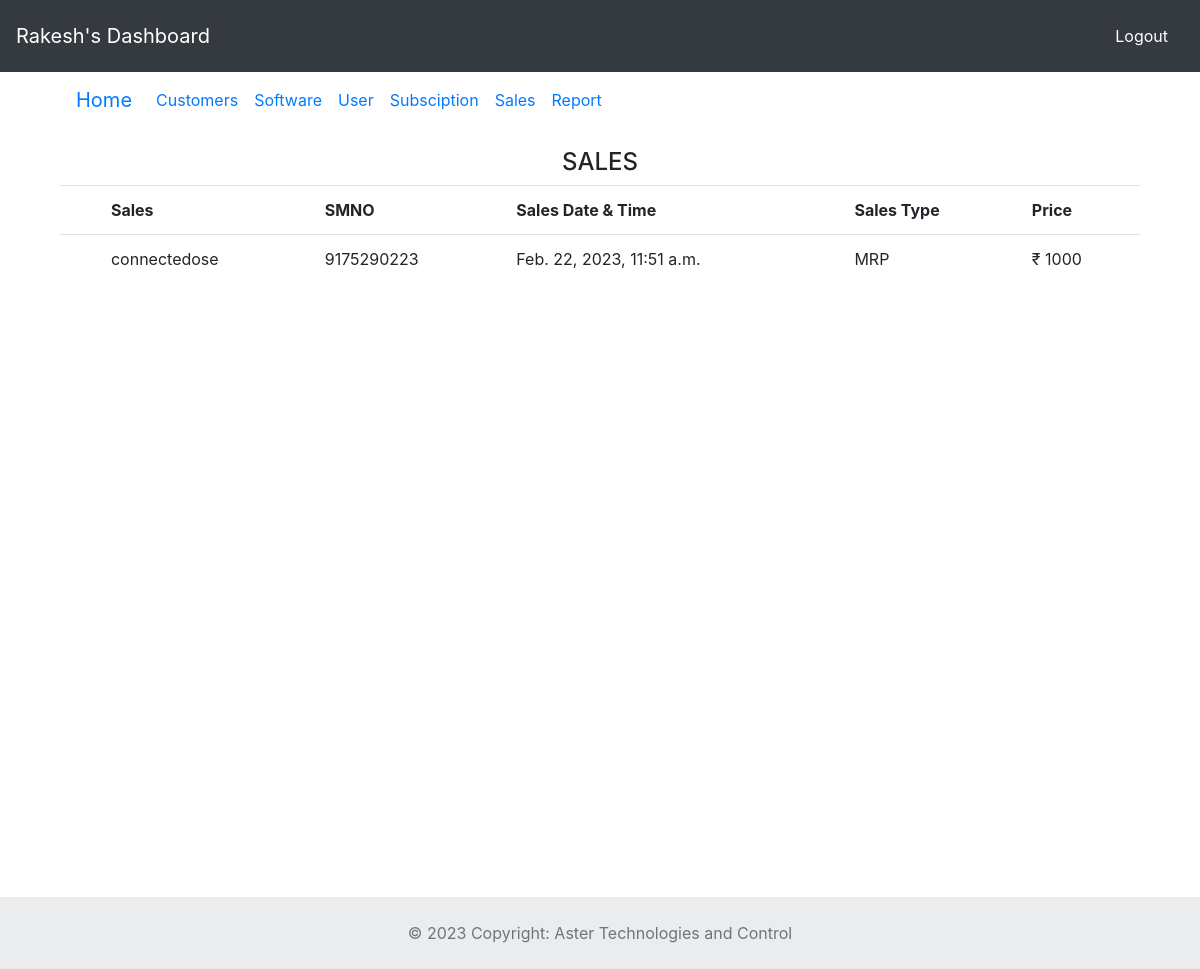
The app's page /csales/3/ (signed in), older data.
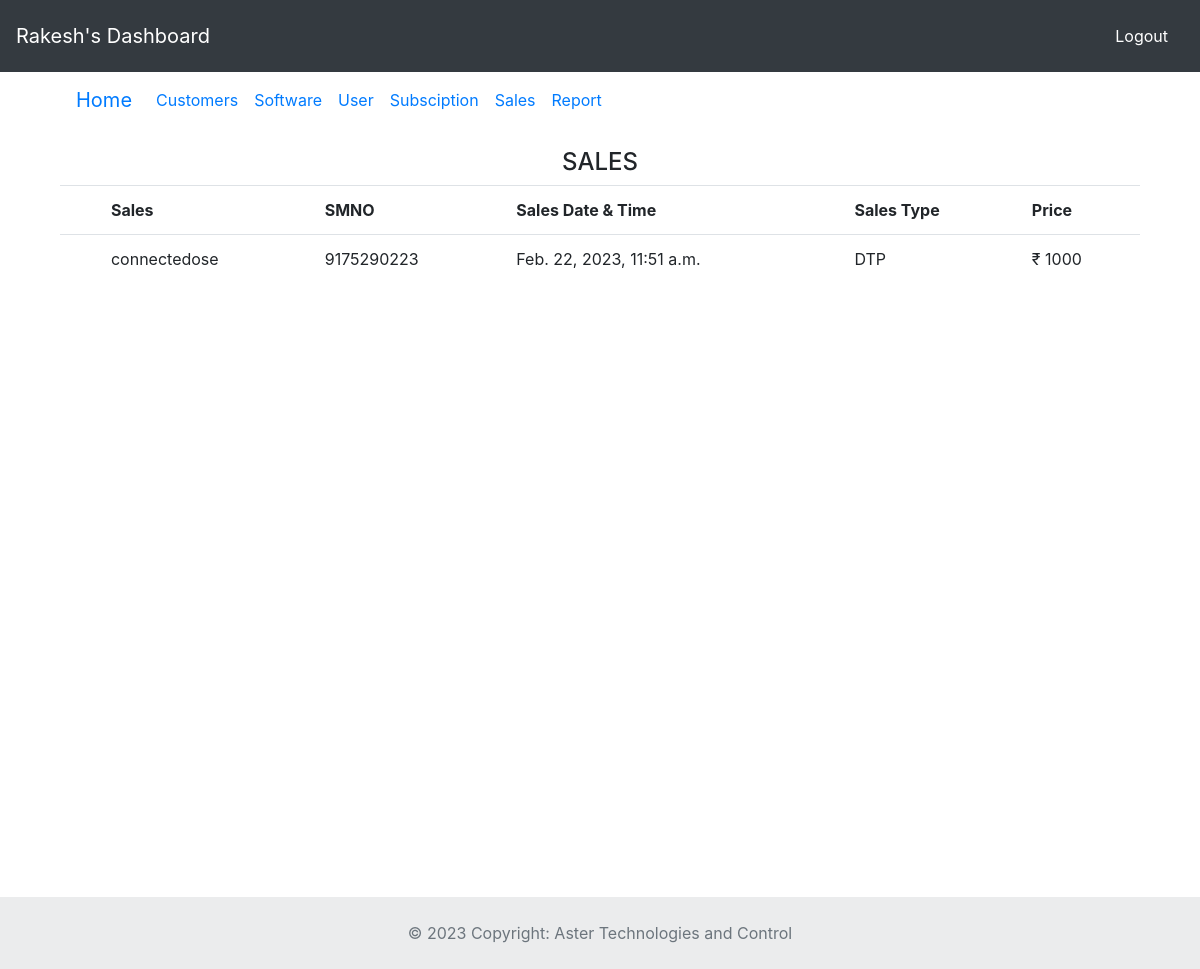
The same page, newer data.
### astercrm/models.py (models this page shows, shortened)
class Sales(models.Model):
	datetime=models.DateTimeField(auto_now_add=True)
	usage_id = models.ForeignKey(Usage,on_delete=models.CASCADE)
	price = models.IntegerField()
	sales_type = models.CharField(max_length=30)
	plant_smno=models.CharField(unique=True,max_length=15)

class Usage(models.Model):
	class Meta():
		unique_together = ('usage_user', 'usage_software')
	usage_user = models.ForeignKey(User, on_delete=models.CASCADE)
	usage_software = models.ForeignKey(Software, on_delete=models.CASCADE)

class Software(models.Model):
	name = models.CharField(max_length=15)
	url = models.CharField(max_length=50)
	feature_addon = models.CharField(max_length=30, default="None")
	module_addon = models.CharField(max_length=30,default="None")

### astercrm/views.py (the view)
# urls.py: path('csales/<id>/',views.csales_call),
@login_required
def csales_call(request,id):
	sa=Sales.objects.filter(usage_id__usage_user__id=id)
	return render(request,'sales.html',{'sa':sa,'userid':id})

### templates/sales.html (shortened to what this page needs)
{% extends 'dashboard.html' %}
{% block body %}
{% if userid %}
        {% include 'navbar.html' %}
{% endif %}
<div class="container" style="margin-top:20px;">
{% if sa %}
<h4 align="center">SALES</h4>
<table class="table">
  <tbody>
    <tr>
      <th scope="row" class="card-group"></th>
      <th>Sales</th>
      <th>SMNO</th>
      <th>Sales Date & Time</th>
      <th>Sales Type</th>
      <th>Price</th>
    </tr>
	</div>
	<tr>
      {% for i in sa %}
			<th scope="row" class="card-group"></th>
				<td>{{ i.usage_id.usage_software.name }}</td>
      			<td>{{i.plant_smno }}</td>
      			<td>{{ i.datetime }}</td>
      			<td>{{ i.sales_type }}</td>
      			<td>₹ {{ i.price }}</td>
       {% endfor %}
    </tr>
{% else %}
    <h4 align="center">No Data Available!!</h4>
{% endif %}
</div>
{% endblock %}

Row changes from the older to the newer data that the page shows:
changed Sales "connectedose": sales_type "MRP" → "DTP"
